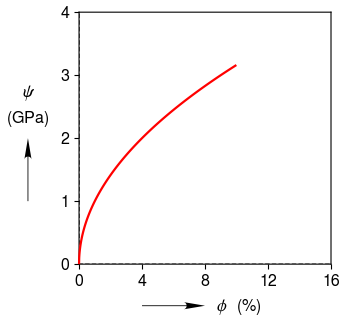

Write the Python code that produced this figure.
# -*- coding: utf-8 -*-
"""
Created on Sat Apr 18 15:07:09 2015

@author: Ben
"""
import clearplot.plot_functions as pf
import numpy as np

x = np.arange(0,10,0.01)
y = np.sqrt(x)

pf.plot('basic.png', x, y, \
	x_label = [r'\phi', r'\%'], y_label = [r'\psi', 'GPa'], \
    x_lim = [None, 16], x_tick = 4);
